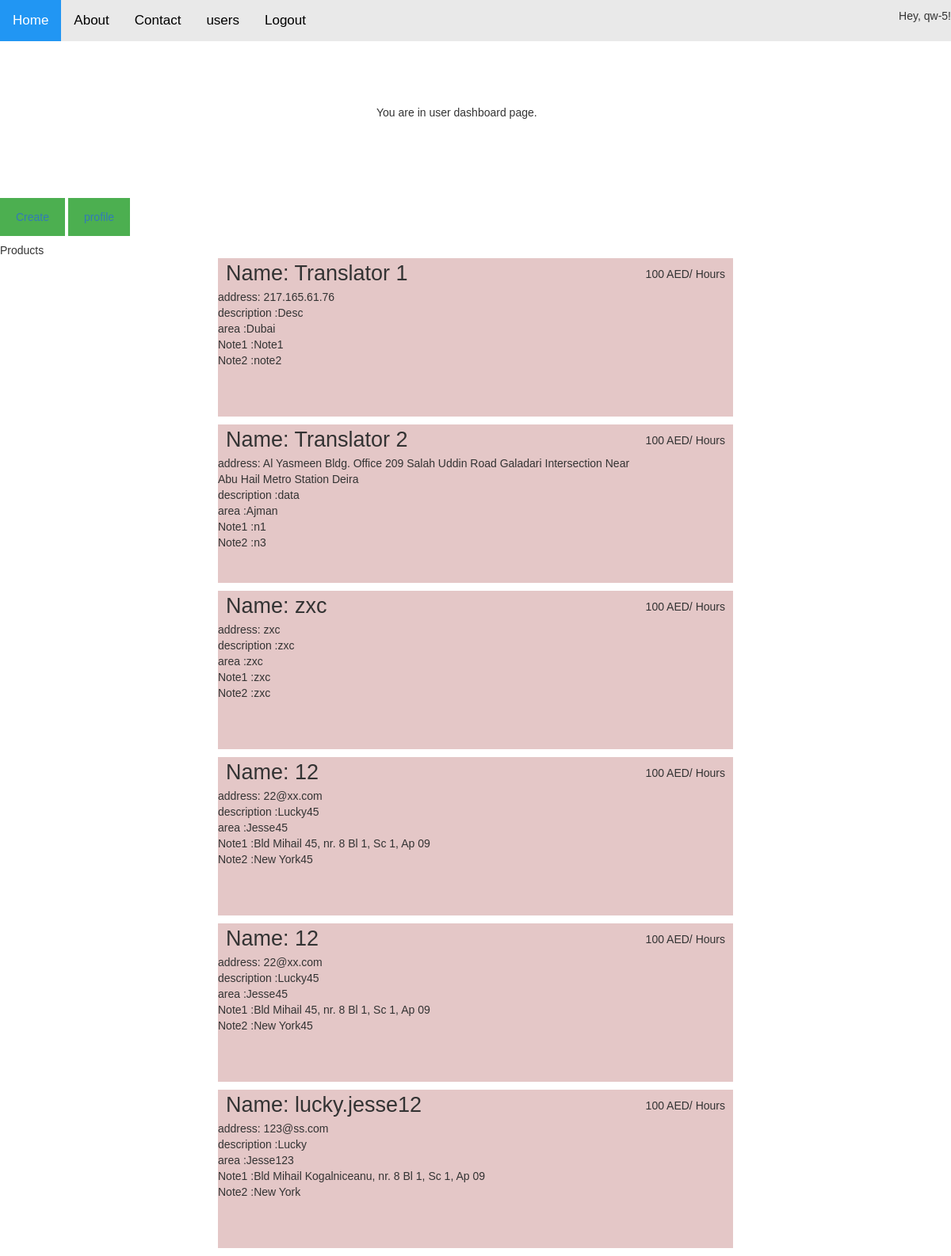
The app's page /dashboard.php (signed in) with its own data.
### tables this page shows
CREATE TABLE `products` (
  `productID` int(11) NOT NULL,
  `fname` varchar(100) DEFAULT NULL,
  `address` varchar(100) NOT NULL,
  `description` varchar(100) NOT NULL,
  `area` varchar(100) NOT NULL,
  `note1` varchar(100) NOT NULL,
  `note2` varchar(100) NOT NULL,
  `available` varchar(100) DEFAULT NULL,
  `userid` int(10) DEFAULT NULL
);

### view_product.php (the view)
<?php
require('db.php');
$sql="SELECT * from `products` ";
$result=mysqli_query($con,$sql);
if(mysqli_num_rows($result)>0){
    while($row=mysqli_fetch_array($result)){
        echo "<div style='margin-right: auto;margin-left: auto;width:650px;height:200px;background-color:#e4c7c7;margin-bottom:10px'>";
        echo "<span style='font-size: 27px;padding:10px'> Name: ";
        echo $row['fname']."</span> ";
        echo "<span style='padding:10px;float:right'>100 AED/ Hours</span><br/>";
        echo "address: ".$row['address']."</br>";
        echo "description :".$row['description']."</br>";
        echo "area :".$row['area']."</br>";
        echo "Note1 :".$row['note1']."</br>";
        echo "Note2 :".$row['note2']."</br>";
        echo "</div>";
    }
}
?>

### style.css (style rules this page uses)
body { background: #3e4144; }

### dashboard.php (style rules this page uses)
* { box-sizing: border-box; }
body { margin: 0; font-family: Arial, Helvetica, sans-serif; }
body { font-family: Arial, Helvetica, sans-serif; }

### records on screen
products: fname "Translator 1", address "217.165.61.76", description "Desc", area "Dubai", note1 "Note1", note2 "note2"
products: fname "Translator 2", address "Al Yasmeen Bldg. Office 209 Salah Uddin Road Galadari Intersection Near Abu Hail Metro Station Deira", description "data", area "Ajman", note1 "n1", note2 "n3"
products: fname "zxc", address "zxc", description "zxc", area "zxc", note1 "zxc", note2 "zxc"
products: fname "12", address "22@xx.com", description "Lucky45", area "Jesse45", note1 "Bld Mihail 45, nr. 8 Bl 1, Sc 1, Ap 09", note2 "New York45"
products: fname "12", address "22@xx.com", description "Lucky45", area "Jesse45", note1 "Bld Mihail 45, nr. 8 Bl 1, Sc 1, Ap 09", note2 "New York45"
products: fname "lucky.jesse12", address "123@ss.com", description "Lucky", area "Jesse123", note1 "Bld Mihail Kogalniceanu, nr. 8 Bl 1, Sc 1, Ap 09", note2 "New York"

### other values on screen
$_SESSION['username'] "qw"
$_SESSION['id'] "5"
